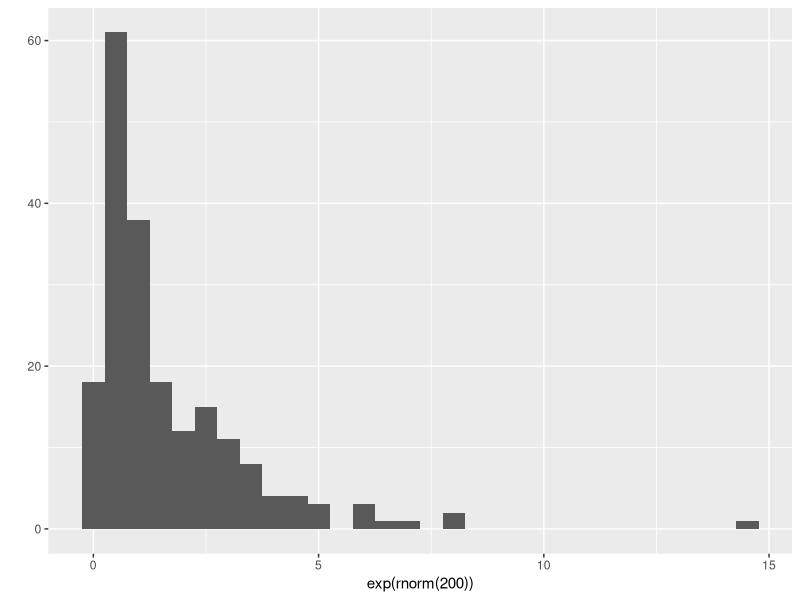

The R source for this figure:
## ---- chunk 1
knitr::opts_chunk$set(echo = FALSE, cache=TRUE, messages=FALSE, warning=FALSE)
# Make sure you have the latest version of rmarkdown and bookdown
#devtools::install_github("rstudio/rmarkdown")
#devtools::install_github("rstudio/bookdown")
library(ggplot2)
## ---- chunk 2
qplot(exp(rnorm(200)))
